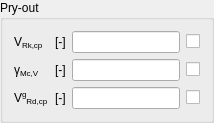
                 <widget class="QGroupBox" name="PryOutGroupBox">
                  <property name="title">
                   <string>Pry-out</string>
                  </property>
                  <layout class="QGridLayout" name="gridLayout_21">
                   <item row="2" column="3">
                    <widget class="QCheckBoxReadOnly" name="VgRdCpCBox">
                     <property name="text">
                      <string/>
                     </property>
                    </widget>
                   </item>
                   <item row="1" column="0">
                    <widget class="QLabelRichName" name="gammaMpVLabel">
                     <property name="text">
                      <string>γ&lt;span style=&quot;vertical-align:sub;&quot;&gt;Mc,V&lt;/span&gt;</string>
                     </property>
                    </widget>
                   </item>
                   <item row="1" column="1">
                    <widget class="QLabelUnitMeasure" name="gammaMpVUMLabel">
                     <property name="text">
                      <string>[-]</string>
                     </property>
                    </widget>
                   </item>
                   <item row="1" column="2">
                    <widget class="QLineEditValue" name="gammaMpVLEdit"/>
                   </item>
                   <item row="1" column="3">
                    <widget class="QCheckBoxReadOnly" name="gammaMpVCBox">
                     <property name="text">
                      <string/>
                     </property>
                    </widget>
                   </item>
                   <item row="0" column="0">
                    <widget class="QLabelRichName" name="VRkCpLabel">
                     <property name="text">
                      <string>V&lt;span style=&quot;vertical-align:sub;&quot;&gt;Rk,cp&lt;/span&gt;</string>
                     </property>
                    </widget>
                   </item>
                   <item row="0" column="2">
                    <widget class="QLineEditValue" name="VRkCpLEdit"/>
                   </item>
                   <item row="0" column="3">
                    <widget class="QCheckBoxReadOnly" name="VRkCpCBox">
                     <property name="text">
                      <string/>
                     </property>
                    </widget>
                   </item>
                   <item row="0" column="1">
                    <widget class="QLabelUnitMeasure" name="VRkCpUMLabel">
                     <property name="text">
                      <string>[-]</string>
                     </property>
                    </widget>
                   </item>
                   <item row="2" column="0">
                    <widget class="QLabelRichName" name="VgRdCpLabel">
                     <property name="text">
                      <string>V&lt;span style=&quot;vertical-align:super;&quot;&gt;g&lt;/span&gt;&lt;span style=&quot;vertical-align:sub;&quot;&gt;Rd,cp&lt;/span&gt;</string>
                     </property>
                    </widget>
                   </item>
                   <item row="2" column="1">
                    <widget class="QLabelUnitMeasure" name="VgRdCpUMLabel">
                     <property name="text">
                      <string>[-]</string>
                     </property>
                    </widget>
                   </item>
                   <item row="2" column="2">
                    <widget class="QLineEditValue" name="VgRdCpLEdit"/>
                   </item>
                  </layout>
                 </widget>
